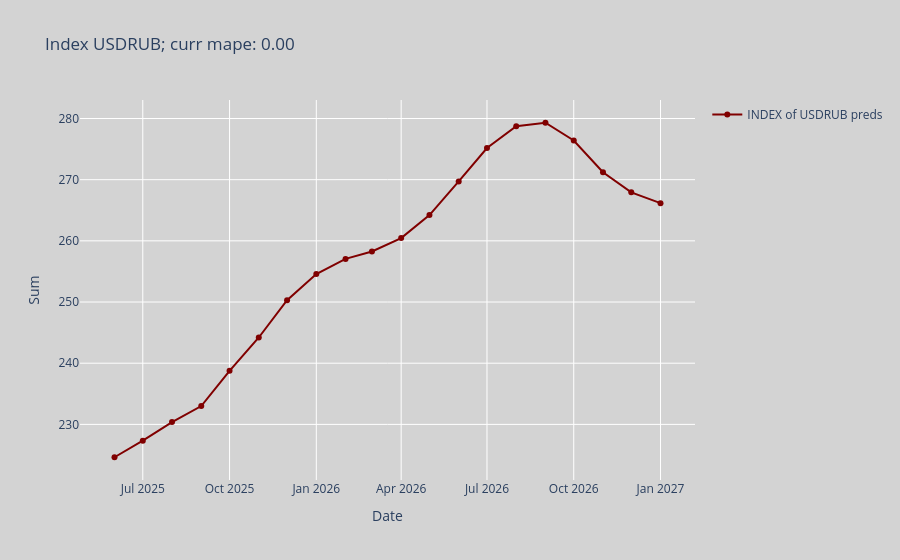
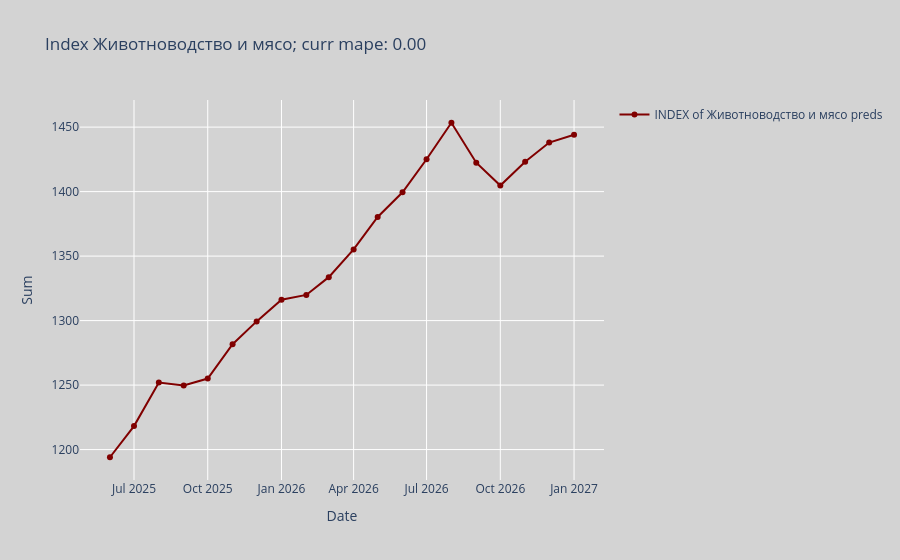
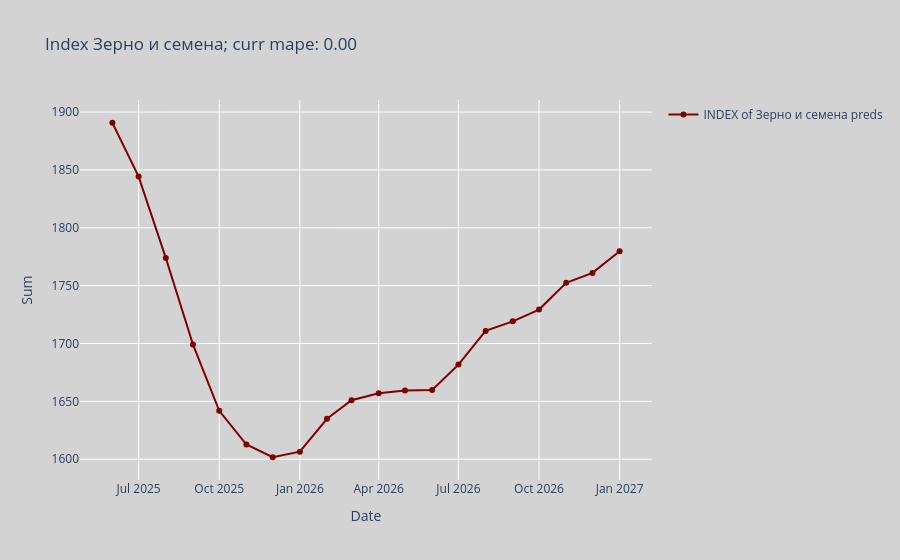
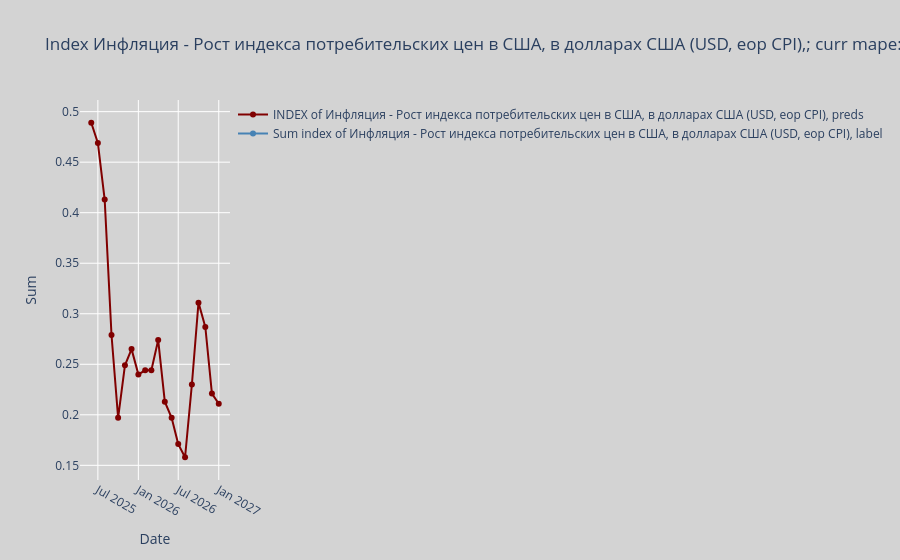

Notebook code for these charts, in order:
### Markdown cell above
### predictions

### Code cell
models = train_model_and_eval_res(df_updated,
                         macro_updated,
                         past_idx = past_idx,
                         future_idx = future_idx,
                         predict_up_to=SINGLE_DATAPOINT_TO_PRED,
                         category_map = CATEGORY_MAP,
                         best_predictors_for_idx = BEST_PREDICTORS_FOR_INDEX,
                         target_col_suffix = TARGET_COL_SUFFIX,
                         future_forecaster_ts_name = FUTURE_FORECASTER_TS_NAME,
                         future_forecaster_ts_values = FUTURE_FORECASTER_TS_VALUES,
                         model_name = MODEL_NAME_FOR_FORECASTER,
                         use_future_macro = USE_FUTURE_COV,
                         prediction_horizon = PREDICTION_HORIZON,
                         dir_to_save_plots = f"darts_result_pairs_{MODEL_NAME_FOR_FORECASTER}",
                         dir_to_save_tables = f"darts_result_tables_pairs_{MODEL_NAME_FOR_FORECASTER}",
                         persist_model=PERSIST_MODEL,
                         refit=REFIT_MODEL,
                         prediction_lag=PREDICTOR_LAG,
                         is_backtest=IS_BACKTEST,
                         ts_freq=TS_FREQUENCY,
                         pred_index=new_dates
)

### Figure 1 — Plotly figure (JSON) as saved in the notebook; plotly's stock layout.template omitted (floating-point values rounded to 4 significant figures)
{"data": [{"hovertemplate": "<b>Prediction</b><br>Date: %{x}<br>Value: %{y:.2f}<br><extra></extra>", "line": {"color": "maroon"}, "mode": "lines+markers", "name": "INDEX of USDRUB preds", "type": "scatter", "x": ["2025-06-01T00:00:00.000000000", "2025-07-01T00:00:00.000000000", "2025-08-01T00:00:00.000000000", "2025-09-01T00:00:00.000000000", "2025-10-01T00:00:00.000000000", "2025-11-01T00:00:00.000000000", "2025-12-01T00:00:00.000000000", "2026-01-01T00:00:00.000000000", "2026-02-01T00:00:00.000000000", "2026-03-01T00:00:00.000000000", "2026-04-01T00:00:00.000000000", "2026-05-01T00:00:00.000000000", "2026-06-01T00:00:00.000000000", "2026-07-01T00:00:00.000000000", "2026-08-01T00:00:00.000000000", "2026-09-01T00:00:00.000000000", "2026-10-01T00:00:00.000000000", "2026-11-01T00:00:00.000000000", "2026-12-01T00:00:00.000000000", "2027-01-01T00:00:00.000000000"], "y": [224.6, 227.3, 230.4, 233.0, 238.8, 244.2, 250.3, 254.6, 257.0, 258.3, 260.5, 264.2, 269.7, 275.2, 278.7, 279.3, 276.4, 271.2, 267.9, 266.2]}, {"hovertemplate": "<b>Label</b><br>Date: %{x}<br>Value: %{y:.2f}<br><extra></extra>", "line": {"color": "steelblue"}, "mode": "lines+markers", "name": "Sum index of USDRUB label", "type": "scatter", "x": [], "y": []}], "layout": {"autosize": true, "hovermode": "x unified", "paper_bgcolor": "lightgray", "plot_bgcolor": "lightgray", "showlegend": true, "title": {"text": "Index USDRUB; curr mape: 0.00"}, "xaxis": {"autorange": true, "range": ["2025-04-26 09:16:26.0266", "2027-02-05 14:43:33.9734"], "title": {"text": "Date"}, "type": "date"}, "yaxis": {"autorange": true, "range": [220.1, 283.8], "title": {"text": "Sum"}, "type": "linear"}}}

### Figure 2 — Plotly figure (JSON) as saved in the notebook; plotly's stock layout.template omitted (floating-point values rounded to 4 significant figures)
{"data": [{"hovertemplate": "<b>Prediction</b><br>Date: %{x}<br>Value: %{y:.2f}<br><extra></extra>", "line": {"color": "maroon"}, "mode": "lines+markers", "name": "INDEX of Животноводство и мясо preds", "type": "scatter", "x": ["2025-06-01T00:00:00.000000000", "2025-07-01T00:00:00.000000000", "2025-08-01T00:00:00.000000000", "2025-09-01T00:00:00.000000000", "2025-10-01T00:00:00.000000000", "2025-11-01T00:00:00.000000000", "2025-12-01T00:00:00.000000000", "2026-01-01T00:00:00.000000000", "2026-02-01T00:00:00.000000000", "2026-03-01T00:00:00.000000000", "2026-04-01T00:00:00.000000000", "2026-05-01T00:00:00.000000000", "2026-06-01T00:00:00.000000000", "2026-07-01T00:00:00.000000000", "2026-08-01T00:00:00.000000000", "2026-09-01T00:00:00.000000000", "2026-10-01T00:00:00.000000000", "2026-11-01T00:00:00.000000000", "2026-12-01T00:00:00.000000000", "2027-01-01T00:00:00.000000000"], "y": [1194.0, 1218.0, 1252.0, 1250.0, 1255.0, 1282.0, 1299.0, 1316.0, 1320.0, 1334.0, 1355.0, 1380.0, 1399.0, 1425.0, 1453.0, 1422.0, 1405.0, 1423.0, 1438.0, 1444.0]}, {"hovertemplate": "<b>Label</b><br>Date: %{x}<br>Value: %{y:.2f}<br><extra></extra>", "line": {"color": "steelblue"}, "mode": "lines+markers", "name": "Sum index of Животноводство и мясо label", "type": "scatter", "x": [], "y": []}], "layout": {"autosize": true, "hovermode": "x unified", "paper_bgcolor": "lightgray", "plot_bgcolor": "lightgray", "showlegend": true, "title": {"text": "Index Животноводство и мясо; curr mape: 0.00"}, "xaxis": {"autorange": true, "range": ["2025-04-25 21:45:42.1875", "2027-02-06 02:14:17.8125"], "title": {"text": "Date"}, "type": "date"}, "yaxis": {"autorange": true, "range": [1173.0, 1475.0], "title": {"text": "Sum"}, "type": "linear"}}}

### Figure 3 — Plotly figure (JSON) as saved in the notebook; plotly's stock layout.template omitted (floating-point values rounded to 4 significant figures)
{"data": [{"hovertemplate": "<b>Prediction</b><br>Date: %{x}<br>Value: %{y:.2f}<br><extra></extra>", "line": {"color": "maroon"}, "mode": "lines+markers", "name": "INDEX of Зерно и семена preds", "type": "scatter", "x": ["2025-06-01T00:00:00.000000000", "2025-07-01T00:00:00.000000000", "2025-08-01T00:00:00.000000000", "2025-09-01T00:00:00.000000000", "2025-10-01T00:00:00.000000000", "2025-11-01T00:00:00.000000000", "2025-12-01T00:00:00.000000000", "2026-01-01T00:00:00.000000000", "2026-02-01T00:00:00.000000000", "2026-03-01T00:00:00.000000000", "2026-04-01T00:00:00.000000000", "2026-05-01T00:00:00.000000000", "2026-06-01T00:00:00.000000000", "2026-07-01T00:00:00.000000000", "2026-08-01T00:00:00.000000000", "2026-09-01T00:00:00.000000000", "2026-10-01T00:00:00.000000000", "2026-11-01T00:00:00.000000000", "2026-12-01T00:00:00.000000000", "2027-01-01T00:00:00.000000000"], "y": [1891.0, 1844.0, 1774.0, 1699.0, 1642.0, 1613.0, 1602.0, 1607.0, 1635.0, 1651.0, 1657.0, 1659.0, 1660.0, 1682.0, 1711.0, 1719.0, 1729.0, 1752.0, 1761.0, 1780.0]}, {"hovertemplate": "<b>Label</b><br>Date: %{x}<br>Value: %{y:.2f}<br><extra></extra>", "line": {"color": "steelblue"}, "mode": "lines+markers", "name": "Sum index of Зерно и семена label", "type": "scatter", "x": [], "y": []}], "layout": {"autosize": true, "hovermode": "x unified", "paper_bgcolor": "lightgray", "plot_bgcolor": "lightgray", "showlegend": true, "title": {"text": "Index Зерно и семена; curr mape: 0.00"}, "xaxis": {"autorange": true, "range": ["2025-04-26 04:18:45.3067", "2027-02-05 19:41:14.6933"], "title": {"text": "Date"}, "type": "date"}, "yaxis": {"autorange": true, "range": [1578.0, 1915.0], "title": {"text": "Sum"}, "type": "linear"}}}

### Figure 4 — Plotly figure (JSON) as saved in the notebook; plotly's stock layout.template omitted (floating-point values rounded to 4 significant figures)
{"data": [{"hovertemplate": "<b>Prediction</b><br>Date: %{x}<br>Value: %{y:.2f}<br><extra></extra>", "line": {"color": "maroon"}, "mode": "lines+markers", "name": "INDEX of Инфляция - Рост индекса потребительских цен в США, в долларах США (USD, eop CPI), preds", "type": "scatter", "x": ["2025-06-01T00:00:00.000000000", "2025-07-01T00:00:00.000000000", "2025-08-01T00:00:00.000000000", "2025-09-01T00:00:00.000000000", "2025-10-01T00:00:00.000000000", "2025-11-01T00:00:00.000000000", "2025-12-01T00:00:00.000000000", "2026-01-01T00:00:00.000000000", "2026-02-01T00:00:00.000000000", "2026-03-01T00:00:00.000000000", "2026-04-01T00:00:00.000000000", "2026-05-01T00:00:00.000000000", "2026-06-01T00:00:00.000000000", "2026-07-01T00:00:00.000000000", "2026-08-01T00:00:00.000000000", "2026-09-01T00:00:00.000000000", "2026-10-01T00:00:00.000000000", "2026-11-01T00:00:00.000000000", "2026-12-01T00:00:00.000000000", "2027-01-01T00:00:00.000000000"], "y": [0.489, 0.469, 0.413, 0.279, 0.197, 0.249, 0.265, 0.24, 0.244, 0.244, 0.274, 0.213, 0.197, 0.171, 0.158, 0.23, 0.311, 0.287, 0.221, 0.211]}, {"hovertemplate": "<b>Label</b><br>Date: %{x}<br>Value: %{y:.2f}<br><extra></extra>", "line": {"color": "steelblue"}, "mode": "lines+markers", "name": "Sum index of Инфляция - Рост индекса потребительских цен в США, в долларах США (USD, eop CPI), label", "type": "scatter", "x": ["2025-06-01T00:00:00.000000000", "2025-07-01T00:00:00.000000000", "2025-08-01T00:00:00.000000000", "2025-09-01T00:00:00.000000000", "2025-10-01T00:00:00.000000000", "2025-11-01T00:00:00.000000000", "2025-12-01T00:00:00.000000000", "2026-01-01T00:00:00.000000000", "2026-02-01T00:00:00.000000000", "2026-03-01T00:00:00.000000000", "2026-04-01T00:00:00.000000000", "2026-05-01T00:00:00.000000000", "2026-06-01T00:00:00.000000000", "2026-07-01T00:00:00.000000000", "2026-08-01T00:00:00.000000000", "2026-09-01T00:00:00.000000000", "2026-10-01T00:00:00.000000000", "2026-11-01T00:00:00.000000000", "2026-12-01T00:00:00.000000000", "2027-01-01T00:00:00.000000000"], "y": [NaN, NaN, NaN, NaN, NaN, NaN, NaN, NaN, NaN, NaN, NaN, NaN, NaN, NaN, NaN, NaN, NaN, NaN, NaN, NaN]}], "layout": {"autosize": true, "hovermode": "x unified", "paper_bgcolor": "lightgray", "plot_bgcolor": "lightgray", "showlegend": true, "title": {"text": "Index Инфляция - Рост индекса потребительских цен в США, в долларах США (USD, eop CPI),; curr mape: nan"}, "xaxis": {"autorange": true, "range": ["2025-04-19 18:45", "2027-02-12 05:15"], "title": {"text": "Date"}, "type": "date"}, "yaxis": {"autorange": true, "range": [0.1307, 0.5163], "title": {"text": "Sum"}, "type": "linear"}}}
